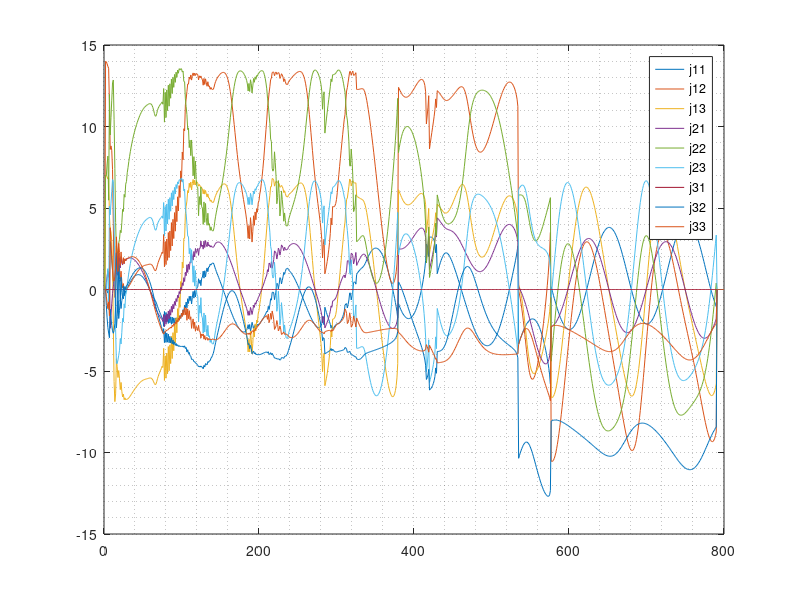

Here is the MATLAB script that generated this plot:
clear all; clc; close all;
%% % % % % % % % % % % % % % % % % % % % % % % % % % % % % % % % % % % % % % % % % % % % % % % % % %  % % % % % % % % % % % % % % % % % % % % % % %
% In this script, "V. Simulation", "Example 1" part of the paper "iscussions on Inverse Kinematics based on Levenberg-Marquardt Method and Model-Free
% Adaptive (Predictive) Control" is implemented.
% Yusuf Çağrı Öğüt
% CMP684-Neural Networks, Fall 2022
% Hacettepe University, Computer Engineering
% % % % % % % % % % % % % % % % % % % % % % % % % % % % % % % % % % % % % % % % % % % % % % % % % % % % % % % % % % % % % % % % % % % % % % % % % % %
%% Parameters
nLength = 800; % number of simulation steps.
nInputs = 3; nOutputs = 3; % Number of inputs & outputs
nPredictionStep = 5; % Horizon length for Predictive Control
l1 = 5; l2 = 7; l3 = 7; % robot geometric parameters (lengths of robot links)
vK = 1:800; % Sim. vector
x_star = 4+3*sin(pi*vK/50); % Reference trajectory, x component (Given after Eq. (43) in the paper)
y_star = 3*cos(pi*vK/50); % Reference trajectory, y component (Given after Eq. (43) in the paper)
z_star = 5 + vK/200; % Reference trajectory, z component (Given after Eq. (43) in the paper)
Y_star = [x_star', y_star', z_star']; % Reference Trajectory, as matrix
%% Initializations
I = eye(nPredictionStep*nOutputs); % Identity Matrix, size[nPredictionStep x nOutputs),(nPredictionStep x nOutputs)]
v_g = []; % Multiplier matrix used in equations (Defined in after Eqn. (28) in the paper)
for i=1:nPredictionStep
    if i==1
        v_g = [v_g; eye(nInputs)];
    else
        v_g = [v_g; zeros(nInputs)];
    end  
end
gT = v_g';
E = []; % Multiplier matrix used in equations (Defined in after Eqn. (19) in the paper)
for i=1:nPredictionStep
    E = cat(1, E, eye(nOutputs));
end
lambda = zeros(nLength, 1); lambda(1) = 2; lambda(2) = 2; % Control parameter (usage defined under Eqn. (44)), lambda, initiated w/ "2"
delta_u = zeros(nLength, nInputs); % "Change of input" vector, size [nLength, nInputs] Eqn. (44)
phi = zeros(nPredictionStep*nInputs, nPredictionStep*nInputs, nLength); % Phi matrix, Defined in after Eqn. (44)
J = zeros(nInputs, nOutputs,nLength); % Jacobian matrix, derived from given kinematic relations at Eqn. (42)
q1 = zeros(nLength,1); q2 = zeros(nLength,1); q3 = zeros(nLength,1); % Joint angle vectors q1, q2 and q3
q1(1) = 0; q2(1) = 0; q3(1) = 0; % Initilization
x = zeros(nLength,1); y = zeros(nLength,1); z = zeros(nLength,1); % Task space variables x, y and z
x(1) = 0; y(1) = 0; z(1) = 0; % Initilization
Y = zeros(nOutputs, nLength); % Task space matrix
Y(:,1) = [x(1); x(2); x(3)]; % Initilization
Y_horizon = zeros(nOutputs*nPredictionStep,1); % Horizon vector for Predictive Control
for k=2:(nLength-10) % 1st time step is already initialized and due to predictive control, Time Vector is cropped from the end.
    %% Precalculations, Jacobian and Phi:
    % Jacobian calculation from previous time step joint angles and kinematic relations (42)
    J(:,:,k) = [-l3*sin(q2(k-1)+q3(k-1))*sin(q1(k-1)), l2*cos(q2(k-1))+l3*cos(q2(k-1)+q3(k-1))*cos(q1(k-1)), l3*cos(q2(k-1)+q3(k-1))*cos(q1(k-1)); ...
                             l3*sin(q2(k-1)+q3(k-1))*cos(q1(k-1)), l2*cos(q2(k-1))+l3*cos(q2(k-1)+q3(k-1))*sin(q1(k-1)),            l3*cos(q2(k-1)+q3(k-1))*sin(q1(k-1));...
                             0                                   ,-l2*sin(q2(k-1))-l3*sin(q2(k-1)+q3(k-1))            ,            -l3*sin(q2(k-1)+q3(k-1))];
    % Phi matrix w/ local approximation:
    for i=1:nPredictionStep
        phi(1:3,   3*(i-1)+1:3*(i-1)+1+2,k) = J(:,:,k);
        phi(4:6,   3*(i-1)+1:3*(i-1)+1+2,k) = J(:,:,k);
        phi(7:9,   3*(i-1)+1:3*(i-1)+1+2,k) = J(:,:,k);
        phi(10:12, 3*(i-1)+1:3*(i-1)+1+2,k) = J(:,:,k);
        phi(13:15, 3*(i-1)+1:3*(i-1)+1+2,k) = J(:,:,k);
    end    
%% Apply control law in (44) to find required amount of input change, delta_u(k) :
    Y_star_current = [Y_star(k+1,:)'; Y_star(k+2,:)'; Y_star(k+3,:)'; Y_star(k+4,:)'; Y_star(k+5,:)']; % Current horizon, reference trajectory
    delta_u(k,:) = gT * inv(phi(:,:,k)'*phi(:,:,k)+lambda(k)*I)*phi(:,:,k)'...
                        *(Y_star_current-E*Y(:,k));
    q1(k) = q1(k-1) + delta_u(k,1); % Current q1 joint angle 
    q2(k) = q2(k-1) + delta_u(k,2); % Current q2 joint angle
    q3(k) = q3(k-1) + delta_u(k,3); % Current q3 joint angle
%% Find Y(k+1) w/ Equation (24), next time step Task Space variables:
    Y(:,k+1) = Y(:,k) + J(:,:,k) * delta_u(k,:)'; % Task Space variables
    x(k+1) = Y(1,k+1); y(k+1) = Y(2,k+1); z(k+1) = Y(3,k+1); % Task Space variables
%% Find next "nPredictionStep" Task Space Variables, horizon:
    Y_horizon(1:3) = Y(:, k+1); % First set of task space variables are already calculated above
    q1_temp = q1(k); q2_temp = q2(k); q3_temp = q3(k); % Temporary joint angles are assigned
    Y_temp = Y(:,k+1); % Temporary Task Space matrix is assigned
    for i=1:nPredictionStep-1 % get 4:6 | 7:9 | 10:12 | 13:15        
        for ii=1:nPredictionStep
            phi_temp(1:3,   3*(ii-1)+1:3*(ii-1)+1+2) = J(:,:,k); % Local approximation made,i.e. J is same for entire horizon
            phi_temp(4:6,   3*(ii-1)+1:3*(ii-1)+1+2) = J(:,:,k);
            phi_temp(7:9,   3*(ii-1)+1:3*(ii-1)+1+2) = J(:,:,k);
            phi_temp(10:12, 3*(ii-1)+1:3*(ii-1)+1+2) = J(:,:,k);
            phi_temp(13:15, 3*(ii-1)+1:3*(ii-1)+1+2) = J(:,:,k);
        end
        % Next "nPredictionStep" reference trajectory values:
        Y_horizon_star_temp = [Y_star(k+i+1,:)'; Y_star(k+i+2,:)'; Y_star(k+i+3,:)'; Y_star(k+i+4,:)'; Y_star(k+i+5,:)'];
        % Required amount of change in input (joint angles), for current prediction step:
        delta_u_temp = gT * inv(phi_temp'*phi_temp+lambda(k)*I)*phi_temp'...
                            *(Y_horizon_star_temp-E*Y_temp);
        q1_temp = q1_temp + J(:,:,k)*delta_u_temp(1); % temporary joint angle q1
        q2_temp = q2_temp + J(:,:,k)*delta_u_temp(2); % temporary joint angle q2
        q3_temp = q3_temp + J(:,:,k)*delta_u_temp(3); % temporary joint angle q3
        Y_temp = Y_temp + J(:,:,k)*delta_u_temp; % temporary task space variables
        Y_horizon(i*3+1:i*3+3) = Y_temp; % Horizon Task Space variables
    end   
    % Update Lambda (Controller Parameter) using Eqn. (44):
    Y_horizon_star = []; % Init Reference Trajectory Horizon vector
    % Set Reference Trajectory Horizon vector for condition in Eqn. (44):
    for i=1:nPredictionStep
        Y_horizon_star = [Y_horizon_star; Y_star(k+i,:)'];
    end
    % Check if error for next "nPredictionStep" is bigger than the threshold
    if norm(Y_horizon_star - Y_horizon)>10
        lambda(k+1) = 1.1*lambda(k); % if so, increase lambda
    else
        lambda(k+1) = lambda(k)/1.02; % if not, decrease lambda
    end
end
%% Continue for plottings:
%% Trajectory (3d point cloud):
scatter3(x,y,z,'r','filled');
hold on
scatter3(x_star,y_star,z_star,'b','filled');
%% Trajectory:
plot(x,'DisplayName','x');hold on;plot(x_star,'DisplayName','x_star');plot(y,'DisplayName','y');plot(y_star,'DisplayName','y_star');plot(z,'DisplayName','z');plot(z_star,'DisplayName','z_star');hold off;
grid minor
legend
%% Plot q's (joint angles):
plot(q1,'DisplayName','q1');hold on;plot(q2,'DisplayName','q2');plot(q3,'DisplayName','q3');hold off;
grid minor
legend
%% Plot lambda:
plot(lambda)
grid minor
legend
%% Jacobian elements:
j11 = reshape(J(1,1,:),[800,1]);
j12 = reshape(J(1,2,:),[800,1]);
j13 = reshape(J(1,3,:),[800,1]);
j21 = reshape(J(2,1,:),[800,1]);
j22 = reshape(J(2,2,:),[800,1]);
j23 = reshape(J(2,3,:),[800,1]);
j31 = reshape(J(3,1,:),[800,1]);
j32 = reshape(J(3,2,:),[800,1]);
j33 = reshape(J(3,3,:),[800,1]);
plot(j11,'DisplayName','j11');hold on;plot(j12,'DisplayName','j12');plot(j13,'DisplayName','j13');plot(j21,'DisplayName','j21');plot(j22,'DisplayName','j22');plot(j23,'DisplayName','j23');plot(j31,'DisplayName','j31');plot(j32,'DisplayName','j32');plot(j33,'DisplayName','j33');hold off;
grid minor
legend
%%